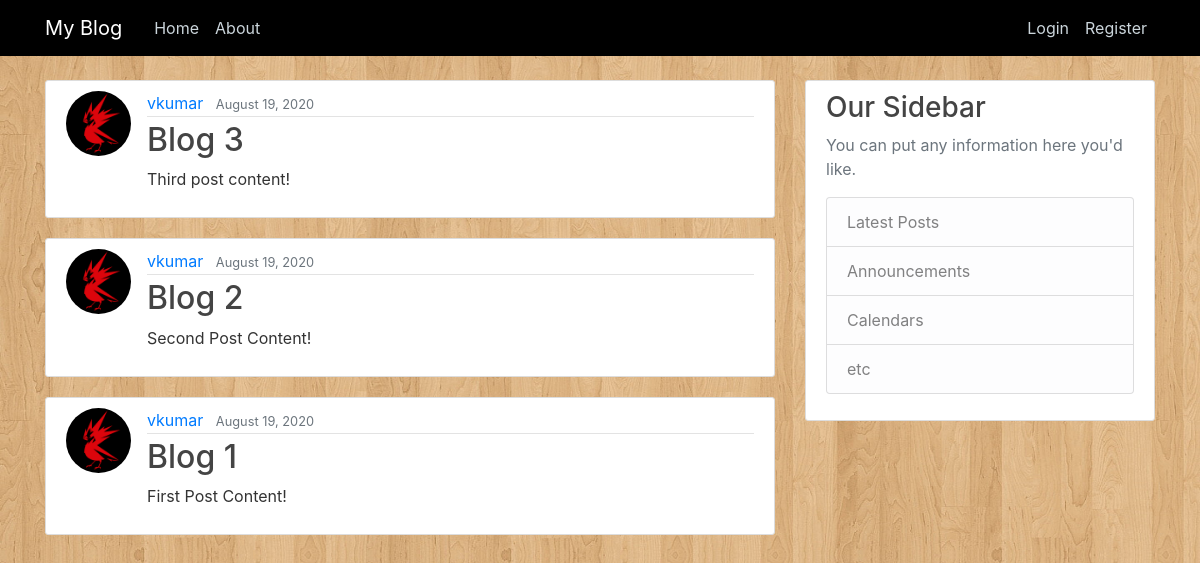
Before: / with the older database file.
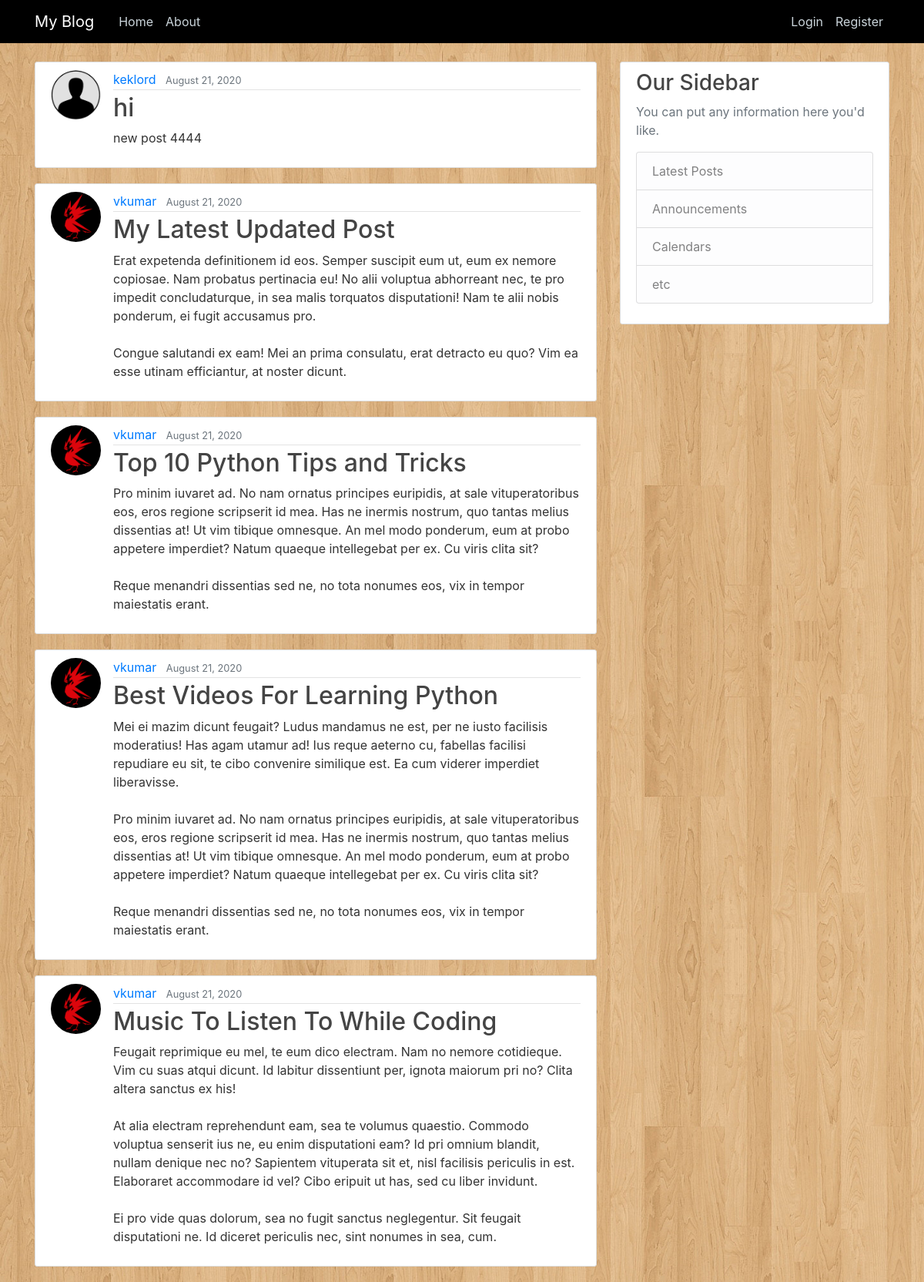
After: the same page with the newer database file.
### blog/models.py (models this page shows, shortened)
class Post(models.Model):
    title = models.CharField(max_length=100)
    content = models.TextField()
    date_posted = models.DateTimeField(default=timezone.now)
    author = models.ForeignKey(User, on_delete=models.CASCADE)

### users/models.py (models this page shows, shortened)
class Profile(models.Model):
    user = models.OneToOneField(User, on_delete=models.CASCADE)
    image = models.ImageField(default='default.jpg', upload_to='profile_pics')

### blog/views.py (the view)
# urls.py: path('', PostListView.as_view(), name="blog-home"),
class PostListView(ListView):
    model = Post
    template_name = 'blog/home.html' #Used to display template using class based views
    context_object_name = 'posts'
    ordering = ['-date_posted'] #To display most recent posts at top/inverse order
    paginate_by = 5

### blog/templates/blog/home.html
{% extends "blog/base.html" %}
{% block content %}
  {% for post in posts %}
  <article class="media content-section">
    <img class="rounded-circle article-img" src="{{ post.author.profile.image.url }}">
    <div class="media-body">
      <div class="article-metadata">
        <a class="mr-2" href="#">{{ post.author }}</a>
        <small class="text-muted">{{ post.date_posted|date:"F d, Y" }}</small>
      </div>
      <h2><a class="article-title" href="{% url 'post-detail' post.id %}">{{ post.title }}</a></h2>
      <p class="article-content">{{ post.content }}</p>
    </div>
  </article>
  {% endfor %}
{% endblock content %}

### blog/templates/blog/base.html (shortened to what this page needs)
{% load static %}
<!DOCTYPE html>
<html lang="en" dir="ltr">
  <head>
    <link rel="stylesheet" href="https://maxcdn.bootstrapcdn.com/bootstrap/4.0.0/css/bootstrap.min.css">
    <link rel="stylesheet" type="text/css" href="{% static 'blog/main.css' %}">
  </head>
  <body>
    <header class="site-header">
      <nav class="navbar navbar-expand-md navbar-dark bg-steel fixed-top">
        <div class="container">
          <a class="navbar-brand mr-4" href="{% url 'blog-home' %}">My Blog</a>
          <div class="collapse navbar-collapse" id="navbarToggle">
            <div class="navbar-nav mr-auto">
              <a class="nav-item nav-link" href="{% url 'blog-home' %}">Home</a>
              <a class="nav-item nav-link" href="/about">About</a>
            </div>
            <div class="navbar-nav">
              {% if user.is_authenticated %}
              <a class="btn btn-outline-light nav-item nav-link" href="{% url 'post-create' %}">New Post</a>
                <a class="nav-item nav-link" href="{% url 'profile' %}">Profile</a>
                <a class="nav-item nav-link" href="{% url 'logout' %}">Logout</a>
              {% else %}
                <a class="nav-item nav-link" href="{% url 'login' %}">Login</a>
                <a class="nav-item nav-link" href="{% url 'register' %}">Register</a>
              {% endif %}
            </div>
          </div>
        </div>
      </nav>
    </header>
    <main role="main" class="container">
      <div class="row">
        <div class="col-md-8">
          {% block content %}{% endblock %}
        </div>
        <div class="col-md-4">
          <div class="content-section">
            <h3>Our Sidebar</h3>
            <p class='text-muted'>You can put any information here you'd like.
              <ul class="list-group">
                <li class="list-group-item list-group-item-light">Latest Posts</li>
                <li class="list-group-item list-group-item-light">Announcements</li>
                <li class="list-group-item list-group-item-light">Calendars</li>
                <li class="list-group-item list-group-item-light">etc</li>
              </ul>
            </p>
          </div>
        </div>
      </div>
    </main>
  </body>
</html>

### blog/static/blog/main.css (style rules this page uses)
body { background: #fafafa; color: #333333; margin-top: 5rem; background: url('/static/images/wood.jpg'); background-repeat: round; }
h1, h2, h3, h4, h5, h6 { color: #444444; }
ul { margin: 0; }
.bg-steel { background-color: #000000; }
.site-header .navbar-nav .nav-link { color: #cbd5db; }
.content-section { background: #ffffff; padding: 10px 20px; border: 1px solid #dddddd; border-radius: 3px; margin-bottom: 20px; }
.article-title { color: #444444; }
.article-content { white-space: pre-line; }
.article-img { height: 65px; width: 65px; margin-right: 16px; }
.article-metadata { padding-bottom: 1px; margin-bottom: 4px; border-bottom: 1px solid #e3e3e3 }

Changed rows visible on the page:
no longer on this page (row edited): Post: author.profile.image (picture), author "vkumar", date_posted "August 19, 2020", title "Blog 3", content "Third post content!"
no longer on this page (row unchanged): Post: author.profile.image (picture), author "vkumar", date_posted "August 19, 2020", title "Blog 2", content "Second Post Content!"
no longer on this page (row unchanged): Post: author.profile.image (picture), author "vkumar", date_posted "August 19, 2020", title "Blog 1", content "First Post Content!"
added Post: author.profile.image (placeholder picture), author "keklord", date_posted "August 21, 2020", title "hi", content "new post 4444"
added Post: author.profile.image (picture), author "vkumar", date_posted "August 21, 2020", title "My Latest Updated Post", content "Erat expetenda definitionem id eos. Semper suscipit eum ut, eum ex nemore copiosae. Nam probatus pertinacia eu! No alii voluptua abhorreant nec, te pro impedit concludaturque, in sea malis torquatos disputationi! Nam te alii nobis ponderum, ei fugit accusamus pro. Congue salutandi ex eam! Mei an prima consulatu, erat detracto eu quo? Vim ea esse utinam efficiantur, at noster dicunt."
added Post: author.profile.image (picture), author "vkumar", date_posted "August 21, 2020", title "Top 10 Python Tips and Tricks", content "Pro minim iuvaret ad. No nam ornatus principes euripidis, at sale vituperatoribus eos, eros regione scripserit id mea. Has ne inermis nostrum, quo tantas melius dissentias at! Ut vim tibique omnesque. An mel modo ponderum, eum at probo appetere imperdiet? Natum quaeque intellegebat per ex. Cu viris clita sit? Reque menandri dissentias sed ne, no tota nonumes eos, vix in tempor maiestatis erant."
added Post: author.profile.image (picture), author "vkumar", date_posted "August 21, 2020", title "Best Videos For Learning Python", content "Mei ei mazim dicunt feugait? Ludus mandamus ne est, per ne iusto facilisis moderatius! Has agam utamur ad! Ius reque aeterno cu, fabellas facilisi repudiare eu sit, te cibo convenire similique est. Ea cum viderer imperdiet liberavisse. Pro minim iuvaret ad. No nam ornatus principes euripidis, at sale vituperatoribus eos, eros regione scripserit id mea. Has ne inermis nostrum, quo tantas melius dissentias at! Ut vim tibique omnesque. An mel modo ponderum, eum at probo appetere imperdiet? Natum quaeque intellegebat per ex. Cu viris clita sit? Reque menandri dissentias sed ne, no tota nonumes eos, vix in tempor maiestatis erant."
added Post: author.profile.image (picture), author "vkumar", date_posted "August 21, 2020", title "Music To Listen To While Coding", content "Feugait reprimique eu mel, te eum dico electram. Nam no nemore cotidieque. Vim cu suas atqui dicunt. Id labitur dissentiunt per, ignota maiorum pri no? Clita altera sanctus ex his! At alia electram reprehendunt eam, sea te volumus quaestio. Commodo voluptua senserit ius ne, eu enim disputationi eam? Id pri omnium blandit, nullam denique nec no? Sapientem vituperata sit et, nisl facilisis periculis in est. Elaboraret accommodare id vel? Cibo eripuit ut has, sed cu liber invidunt. Ei pro vide quas dolorum, sea no fugit sanctus neglegentur. Sit feugait disputationi ne. Id diceret periculis nec, sint nonumes in sea, cum."
